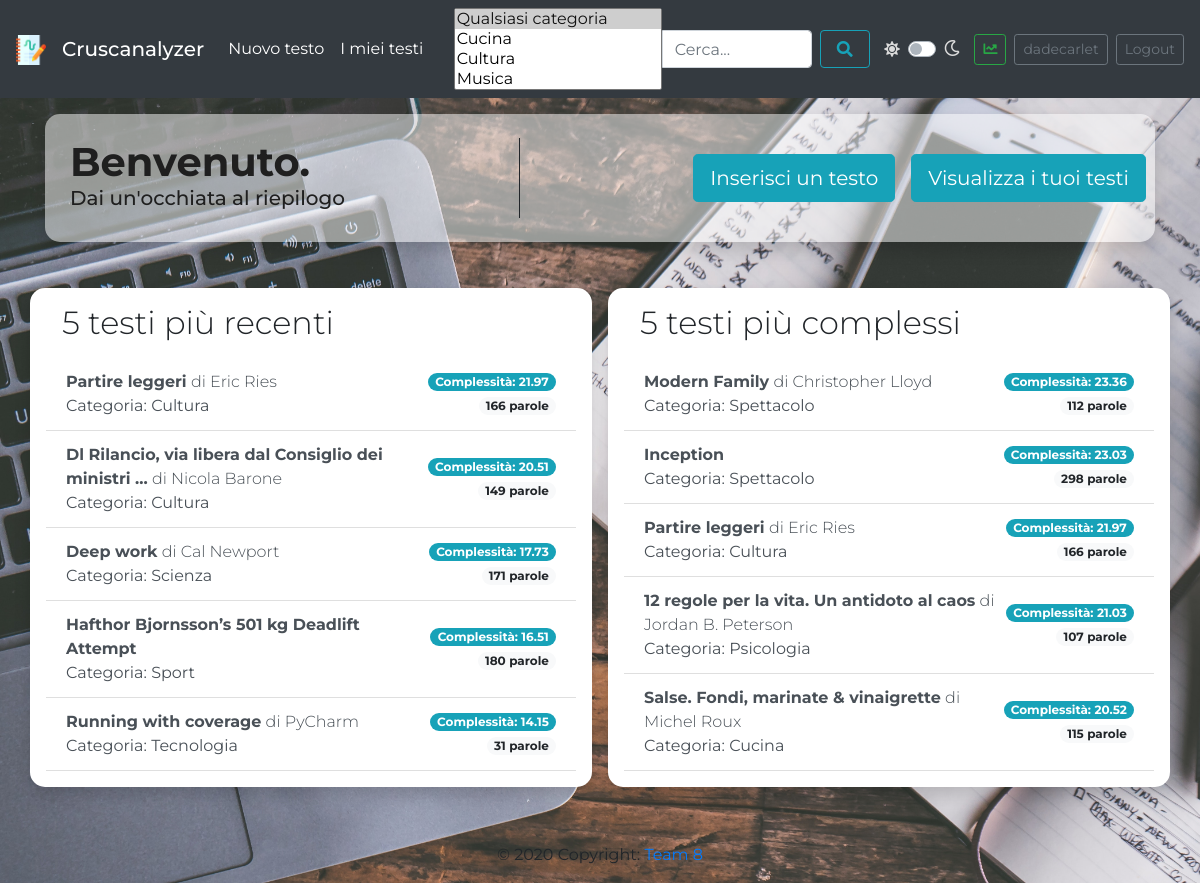
Page / (signed in) on the committed database.
### text_management/models.py (models this page shows, shortened)
class Text(models.Model):
    user_owner = models.ForeignKey(settings.AUTH_USER_MODEL, on_delete=models.CASCADE,
                                   related_name='user_texts')  # Reference to the table User, created automatically by
    title = models.CharField(max_length=150)
    author = models.CharField(max_length=150, null=True, blank=True)
    link = models.URLField(max_length=250, null=True, blank=True)
    category = models.ForeignKey(Category, on_delete=models.SET_NULL, null=True, blank=True,
                                 related_name='category_texts')  # If the text category is cancelled, it is set as NULL.
    complexity = models.DecimalField(max_digits=20, decimal_places=2)
    content = ""  # Text content, not stored because of copyright problems
    _analysis = None  # Analysis of the text
    @property
    def word_counter(self):
        return Analysis.objects.filter(text_id=self.pk).count()
    class Meta:
        ordering = ['-pk', ]  # Ordering for DESC pk (last inserted first)

class Category(models.Model):
    name = models.CharField(max_length=150)
    def __str__(self):
        return f'{self.name}'
    class Meta:
        ordering = ['name']

### cruscanalyzer/views.py (the view)
# urls.py: path('', HomePageView.as_view(), name='home'),
class HomePageView(BasicView, TemplateView):
    template_name = 'homepage.html'
    recent_text_list = None
    complex_text_list = None
    def get_context_data(self, **kwargs):
        context = super(HomePageView, self).get_context_data(**kwargs)
        self.recent_text_list = Text.objects.all()[:5]
        self.complex_text_list = Text.objects.all().order_by('-complexity')[:5]
        return context

### templates/homepage.html (shortened to what this page needs)
{% extends 'base.html' %}
{% load static %}
{% load app_filters %}
{% block content %}
    <div class="transparent-box-width-radius-white container-md shadow p-4 mb-3 pl-10 bg-white w-auto">
    <div class="row d-flex align-items-center justify-content-between">
        <div class="ml-3">
            <h1 class="greetings mb-0 font-weight-bold">Benvenuto.</h1>
            <h5 class="greetings">Dai un'occhiata al riepilogo</h5>
        </div>
        <div class="d-flex align-items-center">
            <a type="button" class="btn btn-lg btn-info mr-3" href="{% url 'text_management:text-insert' %}">
                Inserisci un testo
            </a>
            <a type="button" class="btn btn-lg btn-info" href="{% url 'text_management:text-list' %}">
                Visualizza i tuoi testi
            </a>
        </div>
    </div>
</div>
    <div class="row">
        <div id="homepage-summary-first-box" class="col box-width-radius2 container-md col-text-box shadow p-4 mb-3 pl-10 bg-white mr-3">
            <div class="ml-3 d-flex justify-content-between align-items-center">
                <div class="d-flex justify-content-start">
                    <h2 class="mr-2 font-weight-light mb-3">5 testi più recenti</h2>
                </div>
            </div>
            {% include 'text_management/base/base_text_list.html' with object_list=view.recent_text_list %}
        </div>
        <div id="homepage-summary-second-box" class="col box-width-radius2 container-md shadow col-text-box p-4 mb-3 pl-10 bg-white">
            <div class="ml-3 d-flex justify-content-between align-items-center">
                <div class="d-flex justify-content-start">
                    <h2 class="mr-2 font-weight-light mb-3">5 testi più complessi</h2>
                </div>
            </div>
            {% include 'text_management/base/base_text_list.html' with object_list=view.complex_text_list %}
        </div>
    </div>
{% endblock %}
{% block extra_css %}
    <link rel="stylesheet" href="{% static 'css/homepage.css' %}">
{% endblock %}

### templates/navbar.html (shortened to what this page needs)
{% load static %}
<nav class="navbar navbar-expand-lg navbar-dark bg-dark ">
    <a class="navbar-brand" href="{% url 'home' %}">
        <img src="{% static "img/business.png" %}" width="30" height="30" alt="">
    </a>
    <a href="{% url 'home' %}">
        <span class="navbar-brand mb-0 h1 ">Cruscanalyzer</span>
    </a>
    <div class="collapse navbar-collapse " id="navbarSupportedContent">
        <ul class="navbar-nav mr-auto ">
            {% if user.is_authenticated %}
                <li class="nav-item active">
                    <a class="nav-link" href={% url 'text_management:text-insert' %}>Nuovo testo</a>
                </li>
                <li class="nav-item active">
                    <a class="nav-link" href={% url 'text_management:text-list' %}>I miei testi</a>
                </li>
            {% endif %}
        </ul>
        {% if user.is_authenticated %}
            {% with searchbar_form_id='navbar-search-form' searchbar_select_categories_id='navbar-select-categories' %}
                {% include 'searchbar.html' with compare=False %}
            {% endwith %}
        {% endif %}
        <i class="fas fa-sun fa-theme"></i>
        <div class="custom-control custom-switch ml-2">
            <label class="custom-control-label" for="darkSwitch">
                <i class="far fa-moon fa-theme"></i>
            </label>
        </div>
        {% if user.is_authenticated %}
            <ul class="navbar-nav ml-auto ">
                <li class="nav-item active">
                    <a class="btn btn-sm btn-outline-success mr-2" href="{% url 'text_management:dashboard' %}"
                       role="button"><i class="fas fa-chart-line"></i></a>
                </li>
                <li class="nav-item active">
                    <a class="btn btn-sm btn-outline-secondary mr-2" href="{% url 'user_management:user' %}"
                       role="button">{{ user.username }}</a>
                </li>
                <li class="nav-item active">
                    <a class="btn btn-sm btn-outline-secondary" href="{% url 'user_management:user-logout' %}"
                       role="button">Logout</a>
                </li>
            </ul>
        {% endif %}
    </div>
</nav>

### templates/searchbar.html
{% load static %}
{% if compare %}
    <form id="{{ searchbar_form_id }}" class="form-inline ml-0 mr-auto">
{% else %}
    <form id="{{ searchbar_form_id }}" class="form-inline ml-0 mr-auto" method="GET"
          action="{% url 'text_management:text-search' %}">
{% endif %}
    <select id="{{ searchbar_select_categories_id }}" class="selectpicker ml-sm-2 select-categories" multiple name="category" data-style="btn-info">
        <option class="select-all" value="0" selected="">Qualsiasi categoria</option>
        {% for category in view.categories %}
            <option value="{{ category.id }}">{{ category.name }}</option>
        {% endfor %}
    </select>
    <input class="search-field form-control mr-2" type="search"
       placeholder="Cerca..." aria-label="Cerca" name="search" size="40">
    <button class="btn btn-outline-info search-button nav-link my-2 my-sm-0"  type="submit">
        <i class="fas fa-search d-flex align-items-center"></i>
    </button>
</form>

### text_management/templates/text_management/base/base_text_list.html (shortened to what this page needs)
{% extends 'base_list.html' %}
{% load static %}
{% load app_filters %}
{% block list_content %}
    {% for text in object_list|dictsortreversed:'complexity' %}
        <div class="text-element d-flex justify-content-between">
            {% if object_list.compare_url %}
                <a class="list-group-item list-group-item-action d-flex justify-content-between align-items-center"
                   href="{% url 'text_management:compare-text-analysis' object_list.first_pk text.pk %}">
            {% else %}
                <a class="list-group-item list-group-item-action d-flex justify-content-between align-items-center"
                   href="{% url 'text_management:saved-text-analysis' text.pk %}">
            {% endif %}
            <div>
                <span class="user-text-list-item-title font-weight-bold">{{ text.title }}</span>
                {% if text.author %}
                    <span class="user-text-list-item-author">di {{ text.author }}</span>
                {% endif %}
                <br>
                {% if text.category %}
                    Categoria: {{ text.category }}
                {% else %}
                    Nessuna categoria
                {% endif %}
            </div>
            <div class="multiple_span">
                <span class="badge badge-info badge-pill">Complessità: {{ text.complexity }}</span> <br>
                <span class="badge badge-light badge-pill">
                    {{ text.word_counter }}
                    {% if text.word_counter == 1 %}
                        parola
                    {% else %}
                        parole
                    {% endif %}
                </span>
            </div>
            </a>
        </div>
    {% empty %}
        {% block text_list_empty_message %} {% endblock %}
    {% endfor %}
{% endblock %}

### static/css/style.css (style rules this page uses)
body { font-family: 'Montserrat', sans-serif !important; background-color: #f2f2f2; }
.box-width-radius2 { margin:30px auto; border-radius:15px; }
.btn-info { color: white !important; }
.multiple_span span { vertical-align:middle; }
.select-categories { width: 13em !important; }
.search-field { border-top-left-radius: 0 !important; border-bottom-left-radius: 0 !important; }
.search-button { height: 38px; }
.col-text-box { padding: 1em !important; }
.badge { display: inline-block !important; float: right !important; }
.fa-theme { color: #DBDBDB; }
:root { --main-bg-color: #1F1F1F; --main-font-color: #dbdbdb; --light-dark: #282828; --info-color: #266978; --light-info-color: #4b8491; }

### static/css/responsive_style.css (style rules this page uses)
@media (min-width: 768px) { .navbar .search-field { width: auto !important; } }
@media (min-width: 992px) { .navbar .search-field { width: 80px !important; } }
@media (min-width: 1113px) { .navbar .search-field { width: 130px !important; } }
@media (min-width: 1173px) { .navbar .search-field { width: 150px !important; } }

### static/css/homepage.css (style rules this page uses)
body { background: url("/static/img/background-balance-business-commerce-583846.jpg"); background-size: cover; opacity: 0; }
.transparent-box-width-radius-white { background-color: rgba(255,255,255,0.5) !important; border-radius:15px; }
.transparent-box-width-radius-white .greetings { color: #1F1F1F; }

### rows in the picture
Text: title "Partire leggeri", author "Eric Ries", category "Cultura", complexity "21.97", word_counter "166", shows "parole"
Text: author "Nicola Barone", category "Cultura", complexity "20.51", word_counter "149", shows "parole"
Text: title "Deep work", author "Cal Newport", category "Scienza", complexity "17.73", word_counter "171", shows "parole"
Text: title "Hafthor Bjornsson’s 501 kg Deadlift Attempt", category "Sport", complexity "16.51", word_counter "180", shows "parole"
Text: title "Running with coverage", author "PyCharm", category "Tecnologia", complexity "14.15", word_counter "31", shows "parole"
Text: title "Modern Family", author "Christopher Lloyd", category "Spettacolo", complexity "23.36", word_counter "112", shows "parole"
Text: title "Inception", category "Spettacolo", complexity "23.03", word_counter "298", shows "parole"
Text: title "12 regole per la vita. Un antidoto al caos", author "Jordan B. Peterson", category "Psicologia", complexity "21.03", word_counter "107", shows "parole"
Text: title "Salse. Fondi, marinate & vinaigrette", author "Michel Roux", category "Cucina", complexity "20.52", word_counter "115", shows "parole"

### other values in the picture
{{ user.username }} "dadecarlet"
